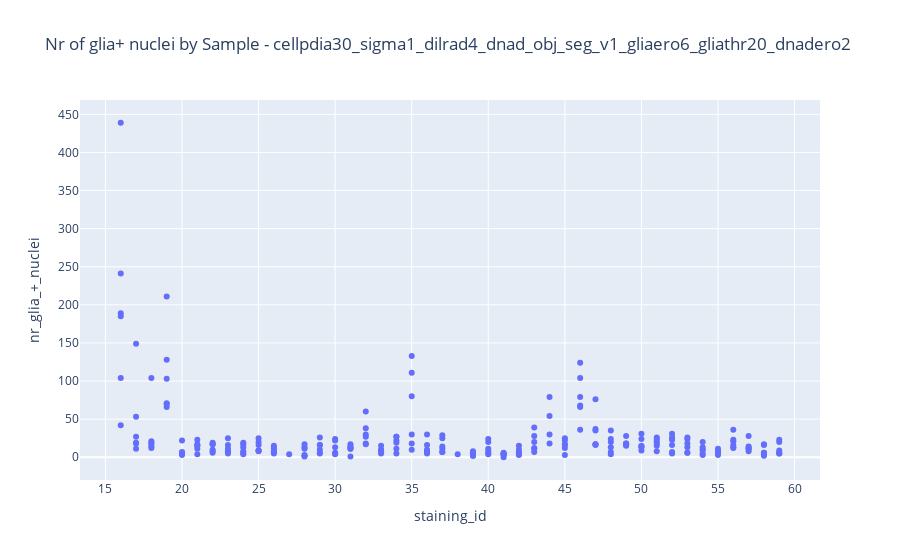

Source (notebook cell):
### Code cell
# Create the plot
fig = px.scatter(df, x='staining_id', y='nr_glia_+_nuclei',
                 hover_data=['staining_id','index','filename'], title=f'Nr of glia+ nuclei by Sample - {title}')

# Show the plot
fig.show()

### Figure 1 — Plotly figure (JSON) as saved in the notebook; plotly's stock layout.template omitted (floating-point values rounded to 4 significant figures; data arrays with more than 128 entries replaced by an {"elided": "..."} marker saying what was removed)
{"data": [{"customdata": {"elided": "252x2 mixed values"}, "hovertemplate": "staining_id=%{x}<br>nr_glia_+_nuclei=%{y}<br>index=%{customdata[0]}<br>filename=%{customdata[1]}<extra></extra>", "legendgroup": "", "marker": {"color": "#636efa", "symbol": "circle"}, "mode": "markers", "name": "", "orientation": "v", "showlegend": false, "type": "scatter", "x": {"elided": "252 int values"}, "xaxis": "x", "y": {"elided": "252 int values"}, "yaxis": "y"}], "layout": {"legend": {"tracegroupgap": 0}, "title": {"text": "Nr of glia+ nuclei by Sample - cellpdia30_sigma1_dilrad4_dnad_obj_seg_v1_gliaero6_gliathr20_dnadero2"}, "xaxis": {"anchor": "y", "domain": [0, 1], "title": {"text": "staining_id"}}, "yaxis": {"anchor": "x", "domain": [0, 1], "title": {"text": "nr_glia_+_nuclei"}}}}
